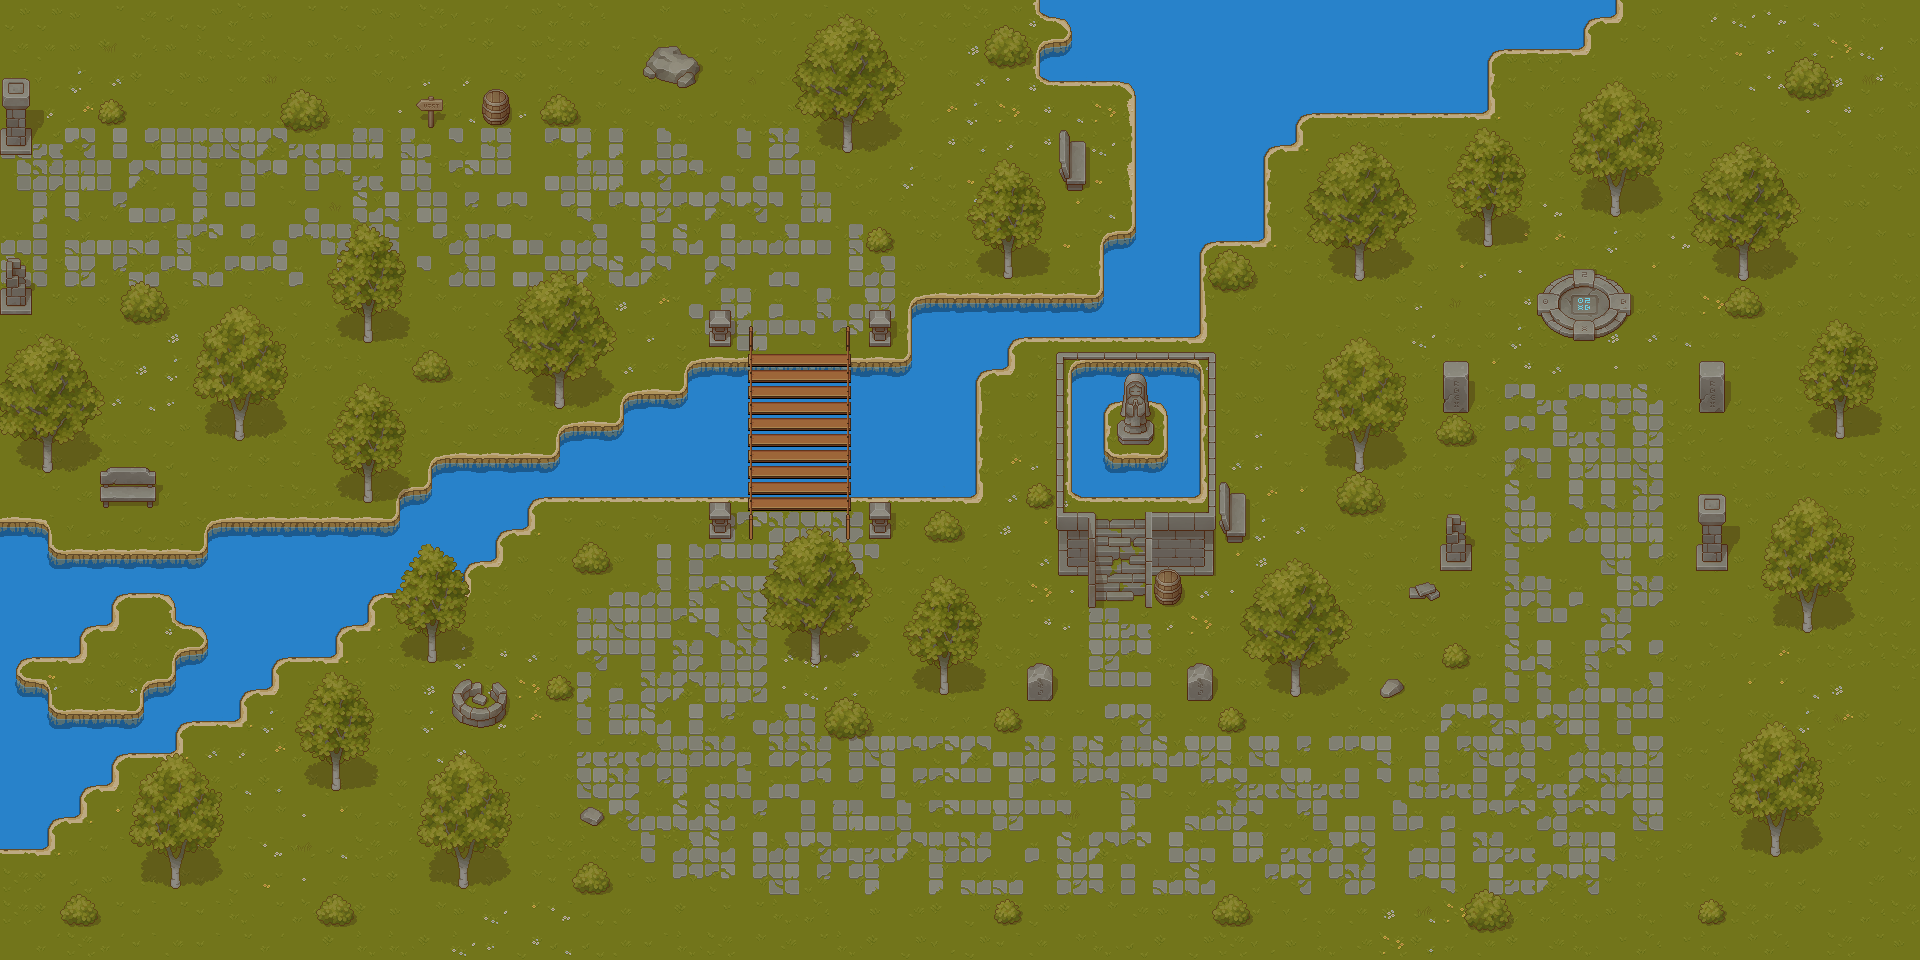

Below is a game level as drawn by its tile map, then a one-line description and the .tmx that defines it (tile-layer data replaced by summaries):
An orthogonal 60x30 tile map with 32x32 px tiles, 7 tile layers (background, path, shadows1, shadows2, ...), 10 tilesets and 189 objects (157x collision, 2x sign_78, spawn_clairiere1, enter_village1, enter_castle, ...).

<map version="1.10" tiledversion="1.10.2" orientation="orthogonal" renderorder="right-down" width="60" height="30" tilewidth="32" tileheight="32" infinite="0" nextlayerid="13" nextobjectid="234">
 <tileset firstgid="1" source="tiled_ressources/tilesets/grass.tsx" />
 <tileset firstgid="81" source="tiled_ressources/tilesets/props.tsx" />
 <tileset firstgid="337" source="tiled_ressources/tilesets/shadow.tsx" />
 <tileset firstgid="593" source="tiled_ressources/tilesets/wall.tsx" />
 <tileset firstgid="849" source="tiled_ressources/tilesets/structure.tsx" />
 <tileset firstgid="1105" source="tiled_ressources/tilesets/plant.tsx" />
 <tileset firstgid="1361" source="tiled_ressources/tilesets/shadow_plant.tsx" />
 <tileset firstgid="1617" source="tiled_ressources/tilesets/water.tsx" />
 <tileset firstgid="1683" source="tiled_ressources/tilesets/bridge.tsx" />
 <tileset firstgid="1707" source="tiled_ressources/tilesets/water_animated.tsx" />
 <layer id="1" name="background" width="60" height="30">
  <data>[1800 cells, 1800 non-empty, 65 distinct tile ids]</data>
 </layer>
 <layer id="2" name="path" width="60" height="30">
  <data>[1800 cells, 576 non-empty, 54 distinct tile ids]</data>
 </layer>
 <layer id="3" name="shadows1" width="60" height="30" opacity="0.27">
  <data>[1800 cells, 362 non-empty, 92 distinct tile ids]</data>
 </layer>
 <layer id="8" name="shadows2" width="60" height="30">
  <data>[1800 cells, 2 non-empty, 2 distinct tile ids]</data>
 </layer>
 <layer id="4" name="trunk" width="60" height="30">
  <data>[1800 cells, 168 non-empty, 64 distinct tile ids]</data>
 </layer>
 <layer id="9" name="blank" width="60" height="30">
  <data>[1800 cells, 0 non-empty, 0 distinct tile ids]</data>
 </layer>
 <layer id="5" name="tree" width="60" height="30">
  <data>[1800 cells, 474 non-empty, 77 distinct tile ids]</data>
 </layer>
 <objectgroup id="6" name="Objects">
  <object id="1" name="collision" x="481.818" y="96" width="27.8182" height="31.2727" />
  <object id="3" name="collision" x="416.182" y="96" width="27.2727" height="32.3636" />
  <object id="4" name="collision" x="1116.63" y="416" width="37.5" height="29" />
  <object id="5" name="collision" x="1440.25" y="544" width="31.75" height="27" />
  <object id="6" name="collision" x="1696.25" y="544.25" width="31.75" height="26.75" />
  <object id="7" name="collision" x="1699.25" y="384" width="25.75" height="29.25" />
  <object id="8" name="collision" x="1443" y="384.25" width="25.75" height="28.75" />
  <object id="9" name="collision" x="1087.75" y="511.75" width="7.75" height="96" />
  <object id="10" name="collision" x="1145" y="512" width="7.25" height="95.75" />
  <object id="11" name="collision" x="1056" y="511.75" width="31.75" height="64" />
  <object id="12" name="collision" x="1152.25" y="511.75" width="63.75" height="64.5" />
  <object id="13" name="collision" x="1056" y="351.75" width="8" height="160" />
  <object id="14" name="collision" x="1063.5" y="351.75" width="151.75" height="8" />
  <object id="15" name="collision" x="1207.5" y="359.75" width="8.5" height="152.25" />
  <object id="16" name="collision" x="-27" y="1" width="27" height="127" />
  <object id="17" name="collision" x="-27.3333" y="-30.6667" width="1993.33" height="30.6667" />
  <object id="18" name="collision" x="1918.67" y="-0.666667" width="26" height="961.333" />
  <object id="19" name="collision" x="-72.6667" y="958.667" width="1992" height="20" />
  <object id="20" name="collision" x="-34" y="288" width="34" height="671.333" />
  <object id="21" name="spawn_clairiere1" x="1568" y="352">
   <point />
  </object>
  <object id="22" name="enter_village1" x="-27.3333" y="127.333" width="33.3333" height="160" />
  <object id="23" name="collision" x="1483" y="224" width="9.90909" height="22.7273" />
  <object id="30" name="collision" x="1834.91" y="416.091" width="9.90909" height="22.7273" />
  <object id="24" name="collision" x="1003.18" y="256.091" width="9.90909" height="22.7273" />
  <object id="26" name="collision" x="938.932" y="671.966" width="9.90909" height="22.7273" />
  <object id="166" name="collision" x="362.932" y="320.057" width="9.90909" height="22.7273" />
  <object id="27" name="collision" x="362.932" y="480.057" width="9.90909" height="22.7273" />
  <object id="28" name="collision" x="426.953" y="640.057" width="9.90909" height="22.7273" />
  <object id="29" name="collision" x="331.013" y="768.027" width="9.90909" height="22.7273" />
  <object id="31" name="collision" x="170" y="864" width="11.0909" height="24.9091" />
  <object id="32" name="collision" x="457.813" y="864.063" width="11.0909" height="24.9091" />
  <object id="33" name="collision" x="233.782" y="416.153" width="11.0909" height="24.9091" />
  <object id="34" name="collision" x="1353.97" y="448.028" width="11.0909" height="24.9091" />
  <object id="35" name="collision" x="1610.01" y="192.028" width="11.0909" height="24.9091" />
  <object id="36" name="collision" x="1801.89" y="608.153" width="11.0909" height="24.9091" />
  <object id="37" name="collision" x="1769.89" y="832.063" width="11.0909" height="24.9091" />
  <object id="39" name="collision" x="1289.96" y="672" width="11.087" height="25.0435" />
  <object id="42" name="collision" x="809.957" y="639.909" width="11.087" height="25.0435" />
  <object id="43" name="collision" x="842.019" y="127.951" width="11.087" height="25.0435" />
  <object id="44" name="collision" x="554.019" y="383.951" width="11.087" height="25.0435" />
  <object id="45" name="collision" x="41.9565" y="448.013" width="11.087" height="25.0435" />
  <object id="40" name="collision" x="1353.89" y="256.063" width="11.087" height="25.0435" />
  <object id="41" name="collision" x="1738.02" y="255.917" width="11.087" height="25.0435" />
  <object id="47" name="collision" x="1152.25" y="568.375" width="29.9375" height="36.5" />
  <object id="48" name="collision" x="1218.5" y="482.125" width="11.125" height="60.75" />
  <object id="51" name="collision" x="1058.63" y="130.083" width="11.125" height="60.75" />
  <object id="49" name="collision" x="1229.5" y="493" width="16.5" height="50.125" />
  <object id="50" name="collision" x="1069.38" y="141.125" width="16.5" height="50.125" />
  <object id="52" name="collision" x="1187.09" y="672" width="26.3636" height="29.2727" />
  <object id="53" name="collision" x="1026.78" y="671.875" width="26.3636" height="29.2727" />
  <object id="56" name="collision" x="100" y="480.182" width="55.6364" height="27.4545" />
  <object id="57" name="collision" x="869" y="512" width="21.9565" height="26.9565" />
  <object id="58" name="collision" x="708.978" y="512" width="21.9565" height="26.9565" />
  <object id="59" name="collision" x="708.938" y="320.063" width="21.9565" height="26.9565" />
  <object id="60" name="collision" x="869.068" y="320.034" width="21.9565" height="26.9565" />
  <object id="61" name="collision" x="748.25" y="326.25" width="4" height="212.75" />
  <object id="62" name="collision" x="845.5" y="325.5" width="5" height="214.25" />
  <object id="63" name="collision" x="543" y="458" width="205.5" height="40.5" />
  <object id="64" name="collision" x="559.5" y="434.5" width="189" height="24" />
  <object id="65" name="collision" x="566" y="427" width="182.5" height="7.5" />
  <object id="66" name="collision" x="621.5" y="402" width="19.5" height="22.5" />
  <object id="67" name="collision" x="629" y="394" width="51.5" height="7" />
  <object id="68" name="collision" x="686" y="372.5" width="23.5" height="29.5" />
  <object id="69" name="collision" x="687" y="362.5" width="59" height="9.5" />
  <object id="70" name="collision" x="851" y="361.5" width="125.5" height="136" />
  <object id="71" name="collision" x="911" y="306" width="97" height="63" />
  </objectgroup>
 <objectgroup id="7" name="NPCPath" />
</map>
<!-- 123 of 189 objects omitted -->
